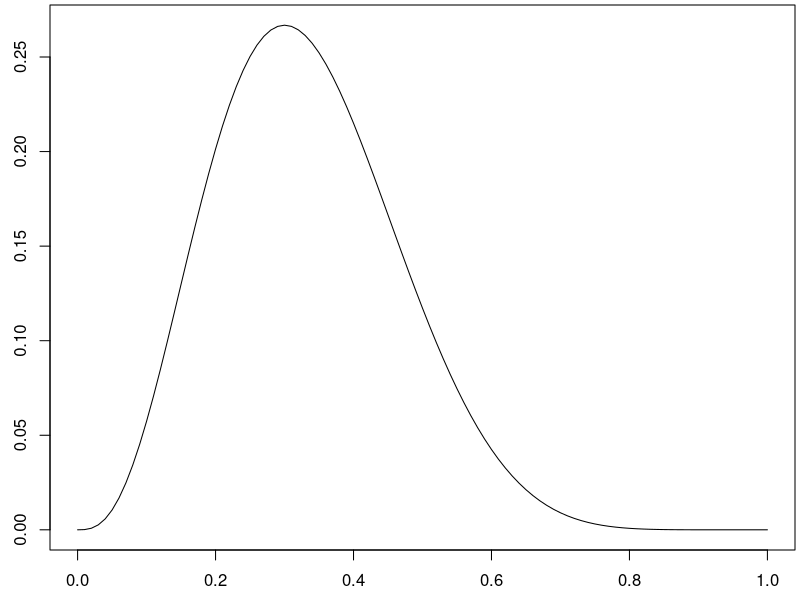
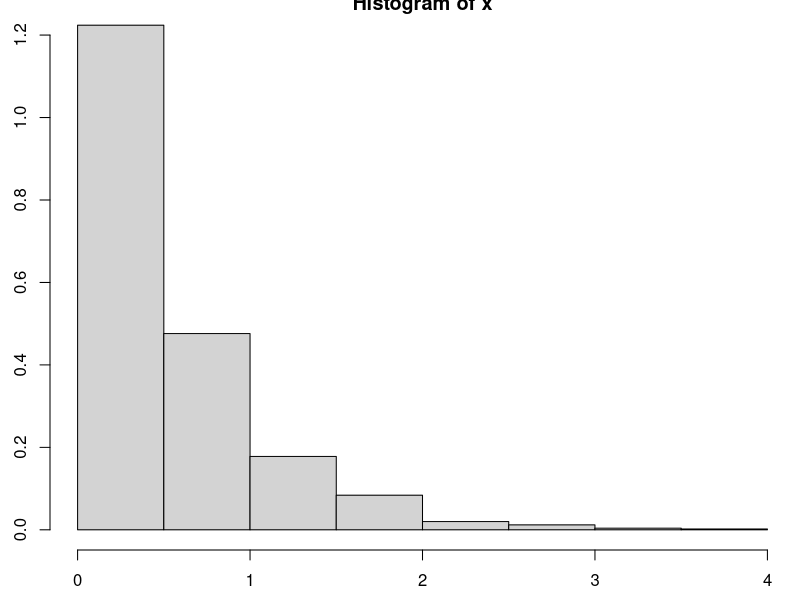
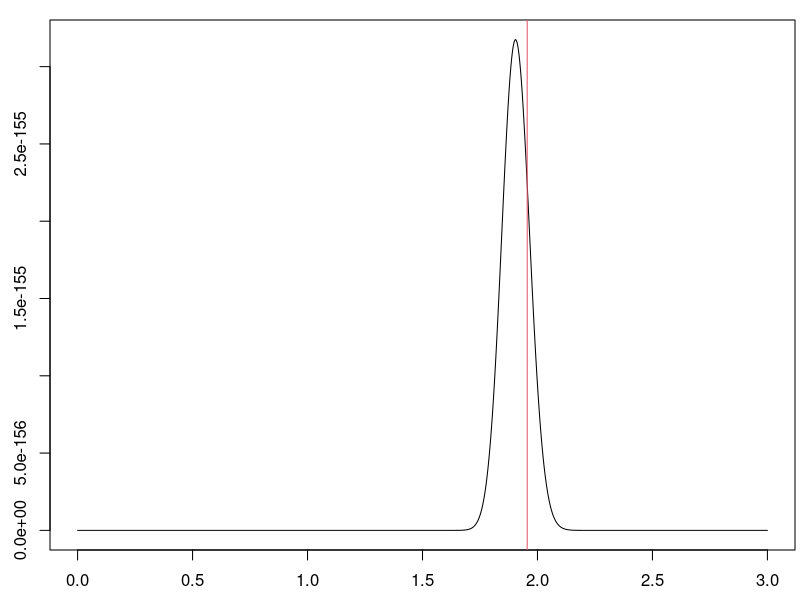

Write R code to recreate these figures, in order.
f1 <- function(x,n=20,p=0.5){
  factorial(n)/(factorial(x)*factorial(n-x))*p^x*(1-p)^(n-x)
}

dbinom(3,size=10,prob=0.5)
f1(x=3,n=10,p=0.5)

dbinom(3,size=10,prob=0.4)
f1(x=3,n=10,p=0.4)

p <- seq(0,1,0.01)
par(mar=c(2.5,2.5,0.25,0.25))
plot(p,dbinom(3,size=10,prob=p),type='l')

l.true <- runif(1,1,2)
x <- rexp(1000,rate=l.true)
par(mar=c(2.5,2.5,0.25,0.25))
hist(x,probability = TRUE)

f3 <- function(lambda,data){
  prod(lambda*exp(-lambda*data))
}

lik1 <- function(l,x){
  apply(as.matrix(l),MARGIN=1,FUN=f3, data=x)
}


l.obs <- seq(0,3,0.001)
par(mar=c(2.5,2.5,1,0.25))
plot(l.obs,lik1(l.obs,x),type='l')

l.true
abline(v=l.true,col=2)
